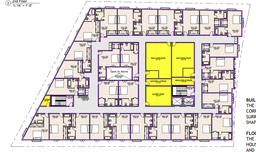
#> input picture 1.png, 256 x 152 px, shrunk from 1298 x 772 before the run
$ python -i preprocessing.py   (imports and definitions only)
#> lines starting #> are read from the running program, lines starting #| are printed output that depends on the picture; after the words box and inside, x2 and y2 are one past the last pixel; in counts of white or black regions, pixels touching at a corner belong together
import cv2
import numpy as np
import math
import statistics

def preprocess(image_path):
    # accepts a png screenshot of architectural plan
    # returns a grayscale image of the walls with furniture and text erased

#> called with image_path = '1.png'
    image = image_path

    img = cv2.imread(image, cv2.IMREAD_GRAYSCALE)
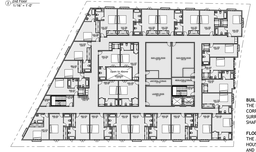
#> img: shape (152, 256); min 0, max 255, mean 217.2
    rows, cols = img.shape[:2]
#> rows = 152; cols = 256

    # threshold (part of binarization)
    _, binary = cv2.threshold(img, 200, 255, cv2.THRESH_BINARY_INV)
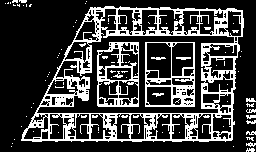
#> binary: shape (152, 256); 24% white in thin lines or dots

    def in_bounds(row,col):
        return 0 <= row < rows and 0 <= col < cols

    def get_neighbors(row, col, to_edit):
        neighbors = []
        directions = [(-1, -1), (-1, 0), (-1, 1),
                    ( 0, -1),          ( 0, 1),
                    ( 1, -1), ( 1, 0), ( 1, 1)]
        for d_row, d_col in directions:
            n_row, n_col = row + d_row, col + d_col
            if in_bounds(n_row, n_col) and to_edit[n_row, n_col] == 255:
                neighbors.append((n_row, n_col))
        return neighbors

    def get_neighbors_v2(row, col, input_image):
        neighbors = []
        directions = [(-1, 0),( 0, -1),( 0, 1),( 1, 0)]
        for d_row, d_col in directions:
            n_row, n_col = row + d_row, col + d_col
            if in_bounds(n_row, n_col):
                neighbors.append((n_row, n_col))
        return neighbors

    def distance(p1, p2):
        """Manhattan distance between two pixels."""
        return abs(p1[0] - p2[0]) + abs( p1[1] - p2[1])

    def direction(p1, p2):
        d_row, d_col = p2[0] - p1[0], p2[1] - p1[1]
        length = math.hypot(d_row, d_col)
        return (d_row / length, d_col / length) if length > 0 else (0, 0)

    def angle_between(v1, v2):
        dot = v1[0]*v2[0] + v1[1]*v2[1]
        return math.acos(np.clip(dot, -1.0, 1.0))

    def follow_line(start, to_edit, visited, guess_length):
        stack = [start]
        path = []
        visited[start] = True
        prev_dir = None
        while stack:
            r, c = stack.pop()
            path.append((r, c))
            neighbors = get_neighbors(r, c, to_edit)
            neighbors = [(nr, nc) for nr, nc in neighbors]

            if not neighbors:
                continue

            best_dir = None

            if prev_dir:
                nr, nc = int(r + prev_dir[0]), int(c + prev_dir[1])
                if (nr, nc) in neighbors:
                    next_pixel = (nr, nc)
                else:
                    next_pixel = None

            else:
                for neighbor in neighbors:
                    dir = direction((r, c), (neighbor))
                    test_scalars = [r for r in range(0,guess_length,5)]
                    are_all_white = 1
                    for scalar in test_scalars:
                        tr, tc = int(r + scalar * dir[0]), int(c + scalar * dir[1])
                        if in_bounds(tr, tc):
                            is_white = to_edit[tr, tc] == 255
                            are_all_white &= is_white
                    if are_all_white == 1:
                        best_dir = dir
                if best_dir:
                    nr, nc = int(r + best_dir[0]), int(c + best_dir[1])
                    next_pixel = (nr, nc)
                    prev_dir = best_dir
                else:
                    next_pixel = None

            if next_pixel:
                visited[next_pixel] = True
                stack.append(next_pixel)

        return path

    min_length = 20
    max_angle_variation = 0.3

    result = np.zeros_like(binary)

    def erase_small_lines(input, length):
#> called with length = 20
        visited = np.zeros_like(binary, dtype=bool)

        result = input.copy()

        for row in range(rows):
            for col in range(cols):
                if result[row, col] == 255 and not visited[row, col]:
                    path = follow_line((row, col), result, visited, length)
                    if len(path) < length:
                        for(r, c) in path:
                            result[r, c] = 0
                    else:
                        for (r, c) in path:
                            result[r, c] = 255
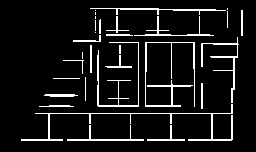
#> result: shape (152, 256); 8.1% white in thin lines or dots, all inside (x1, y1, x2, y2) = (21, 8, 243, 141)

        return result

    binary_filtered = erase_small_lines(binary, min_length)

    kernel = np.ones((8,8), np.uint8)
    small_closing = cv2.morphologyEx(binary_filtered, cv2.MORPH_CLOSE, kernel, iterations=1)
#> small_closing: shape (152, 256); 15.4% white; 2 white regions, box (x1, y1, x2, y2) and area: (22, 9, 240, 142) 5959, (242, 11, 244, 37) 52

    small_closing_filtered = erase_small_lines(small_closing, 70)
#> call 2 of erase_small_lines, with length = 70
#> after the loop in erase_small_lines (call 2), `for row in range(rows):`:
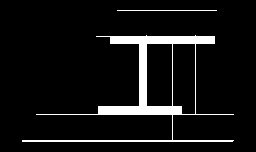
#> result: shape (152, 256); 7.5% white; 2 white regions, box (x1, y1, x2, y2) and area: (22, 35, 234, 142) 2802, (117, 10, 217, 11) 100

    kernel = np.ones((15,15), np.uint8)
    closing = cv2.morphologyEx(small_closing_filtered, cv2.MORPH_CLOSE, kernel, iterations=1)
#> closing: shape (152, 256); 7.7% white; 2 white regions, box (x1, y1, x2, y2) and area: (22, 35, 234, 142) 2906, (117, 10, 217, 11) 100

    kernel = np.ones((3,3), np.uint8)
    erode = cv2.morphologyEx(closing, cv2.MORPH_ERODE, kernel, iterations=2)
#> erode: shape (152, 256); 2.9% white; 1 white region, box (x1, y1, x2, y2) and area: (100, 38, 213, 113) 1138

    from skimage.morphology import skeletonize

    skeleton = skeletonize(erode // 255).astype(np.uint8) * 255
#> skeleton: shape (152, 256); 0.67% white in thin lines or dots, all inside (x1, y1, x2, y2) = (102, 39, 211, 111)

    kernel = cv2.getStructuringElement(cv2.MORPH_RECT, (3,3))
    uniform_lines = cv2.dilate(skeleton, kernel, iterations=1)
#> uniform_lines: shape (152, 256); 2% white; 1 white region, box (x1, y1, x2, y2) and area: (101, 38, 212, 112) 787
    uniform_lines = cv2.morphologyEx(uniform_lines, cv2.MORPH_CLOSE, kernel, iterations=1)

    kernel_up = np.array([[-1, -1, -1, -1, -1], [-1, 1, 1, 1, -1]])
    kernel_right = np.array([[-1, -1], [1, -1], [1, -1], [1, -1], [-1, -1]])
    kernel_down = np.array([[-1, 1, 1, 1, -1], [-1, -1, -1, -1, -1]])
    kernel_left = np.array([[-1, -1], [-1, 1], [-1, 1], [-1, 1], [-1, -1]])

    post_kernel_up = cv2.morphologyEx(uniform_lines, cv2.MORPH_HITMISS, kernel_up)
#> post_kernel_up: shape (152, 256); every value is 0
    post_kernel_right = cv2.morphologyEx(uniform_lines, cv2.MORPH_HITMISS, kernel_right)
#> post_kernel_right: shape (152, 256); 0.4% white in thin lines or dots, all inside (x1, y1, x2, y2) = (0, 0, 213, 152)
    post_kernel_down = cv2.morphologyEx(uniform_lines, cv2.MORPH_HITMISS, kernel_down)
#> post_kernel_down: shape (152, 256); 0.66% white in thin lines or dots, all inside (x1, y1, x2, y2) = (0, 0, 256, 43)
    post_kernel_left = cv2.morphologyEx(uniform_lines, cv2.MORPH_HITMISS, kernel_left)
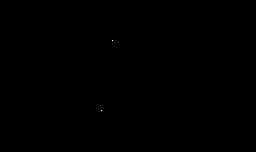
#> post_kernel_left: shape (152, 256); 0.01% white in thin lines or dots, all inside (x1, y1, x2, y2) = (101, 40, 113, 111)

    def find_white_pixels(input_image):
        locations = []
        for row in range(rows):
            for col in range(cols):
                if input_image[row, col] == 255:
                    locations.append((row, col))

        return locations

    locations_post_kernel = post_kernel_up + post_kernel_right + post_kernel_left + post_kernel_down

    locations = find_white_pixels(locations_post_kernel)

    locations_filtered = []
    for location in locations:
        if location[0] != 0 and location[1] != 0:
            locations_filtered.append(location)
#> this loop made 411 passes
#> location on passes 1 to 3: (0, 1), (0, 2), (0, 3)

    def fix_locations(location, input_image):
        closest_white_pixel = None
        closest_dist = math.inf

        for r in range(-5,5):
            for c in range(-5,5):
                if input_image[location[0] + r, location[1] + c] == 255:
                    dist = distance((location[0] + r, location[1] + c), location)
                    if dist < closest_dist:
                        closest_dist = dist
                        closest_white_pixel = location[0] + r, location[1] + c
        return closest_white_pixel

    def closest_noncontiguous_white_pixel(input_image, coord):
        starting_points = []
        directions = [(1, 0), (-1, 0), (0, 1), (0, -1)]
        for direction in directions:
            dist = 0
            while input_image[coord[0] + direction[0] * dist, coord[1] + direction[1] * dist] == 255 and dist < 3:
                dist += 1
            if input_image[coord[0] + direction[0] * dist, coord[1] + direction[1] * dist] == 0:
                starting_points.append((coord[0] + direction[0] * dist, coord[1] + direction[1] * dist))

        def is_white(coordinate, image):
            return image[coordinate[0], coordinate[1]] == 255

        for starting_point in starting_points:
            length = math.sqrt((coord[0] - starting_point[0]) ** 2 +  (coord[1] - starting_point[1]) ** 2)
            case = (int((starting_point[0] - coord[0]) / length), int(((starting_point[1] - coord[1]) / length)))
            if length == 1:
                visited = set()

                import queue
                q = queue.Queue()
                q.put(starting_point)

                while not q.empty():
                    curr = q.get()
                    if curr in visited:
                        continue
                    visited.add(curr)

                    # case-based neighbor filtering
                    if case == (1, 0): # positive row direction
                        neighbors = [neighbor for neighbor in get_neighbors_v2(curr[0], curr[1], input_image) if neighbor[0] > starting_point[0]]
                    elif case == (-1, 0): # negative row direction
                        neighbors = [neighbor for neighbor in get_neighbors_v2(curr[0], curr[1], input_image) if neighbor[0] < starting_point[0]]
                    elif case == (0, 1): # positive col direction
                        neighbors = [neighbor for neighbor in get_neighbors_v2(curr[0], curr[1], input_image) if neighbor[1] > starting_point[1]]
                    elif case == (0, -1):
                        neighbors = [neighbor for neighbor in get_neighbors_v2(curr[0], curr[1], input_image) if neighbor[1] < starting_point[1]]

                    for neighbor in neighbors:
                        if neighbor in visited:
                            continue
                        if not is_white(neighbor, input_image):
                            q.put(neighbor)
                        elif distance(starting_point, neighbor) > 2:
                            return (neighbor, distance(coord, neighbor))
                return (None, None)

    kernel = cv2.getStructuringElement(cv2.MORPH_RECT, (3,3))
    uniform_lines = cv2.morphologyEx(uniform_lines, cv2.MORPH_CLOSE, kernel)

    fixed_locations = []
    for location in locations_filtered:
        if uniform_lines[location[0], location[1]] == 255:
            fixed_locations.append(location)
        if uniform_lines[location[0], location[1]] == 0:
            fixed_locations.append(fix_locations(location, uniform_lines))
#> this loop made 5 passes
#> location on passes 1 to 5: (39, 212), (40, 112), (42, 113), (109, 194), (110, 101)

    locations_and_distances = {}
    for location in fixed_locations:
        if uniform_lines[location[0], location[1]] == 255:
            result = closest_noncontiguous_white_pixel(uniform_lines, location)
            if result[0] != None:
                locations_and_distances[location] = (result[0], result[1])
#> this loop made 5 passes
#> location on passes 1 to 5: (39, 211), (40, 112), (41, 113), (109, 193), (110, 101)

    distances = [ item[1] for item in locations_and_distances ]

    uniform_lines_closed = uniform_lines.copy()

    for location in fixed_locations:
        if location in locations_and_distances:
            other_point = locations_and_distances[location][0]

            dr = other_point[0] - location[0]
            dc = other_point[1] - location[1]

            num_pixels_drawn = 0

            if dc > 0:
                for col in range(dc):
                    uniform_lines_closed[location[0], location[1] + col] = 255
                    num_pixels_drawn += 1
            elif dc < 0:
                for col in range(0, dc, -1):
                    uniform_lines_closed[location[0], location[1] + col] = 255
                    num_pixels_drawn += 1

            if dr > 0:
                for row in range(dr):
                    uniform_lines_closed[location[0] + row, location[1]] = 255
                    num_pixels_drawn += 1
            elif dr < 0:
                for row in range(0, dr, -1):
                    uniform_lines_closed[location[0] + row, location[1]] = 255
                    num_pixels_drawn += 1
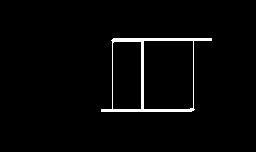
#> uniform_lines_closed: shape (152, 256); 2.4% white; 1 white region, box (x1, y1, x2, y2) and area: (101, 38, 212, 112) 950

    final = cv2.dilate(uniform_lines_closed, kernel, iterations=1)
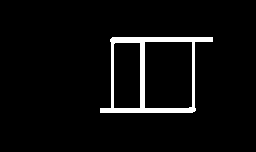
#> final: shape (152, 256); 4.5% white; 1 white region, box (x1, y1, x2, y2) and area: (100, 37, 213, 113) 1744

    return final

>>> result = preprocess('1.png')

$ run again, on 2.png
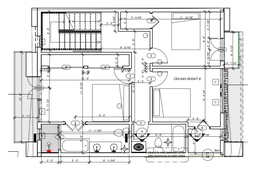
#> input picture 2.png, 256 x 169 px, shrunk from 983 x 649 before the run
#> in preprocess, `_, binary = cv2.threshold(img, 200, 255, cv2.THRESH_BINARY_INV)`:
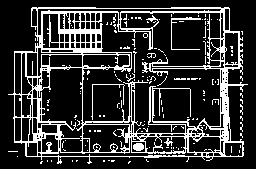
#> binary: shape (169, 256); 20.1% white in thin lines or dots, all inside (x1, y1, x2, y2) = (8, 7, 248, 164)
#> small_closing: shape (169, 256); 22.9% white; 2 white regions, box (x1, y1, x2, y2) and area: (9, 8, 249, 161) 9834, (122, 28, 154, 50) 84
#> closing: shape (169, 256); 14.4% white; 1 white region, box (x1, y1, x2, y2) and area: (15, 8, 244, 158) 6242
#> erode: shape (169, 256); 5.9% white; 2 white regions, box (x1, y1, x2, y2) and area: (40, 10, 229, 156) 2186, (17, 55, 21, 142) 348
#> skeleton: shape (169, 256); 1.7% white in thin lines or dots, all inside (x1, y1, x2, y2) = (18, 11, 229, 156)
#> uniform_lines: shape (169, 256); 5.2% white; 2 white regions, box (x1, y1, x2, y2) and area: (42, 10, 230, 157) 1963, (17, 54, 21, 142) 266
#> post_kernel_up: shape (169, 256); 0% white in thin lines or dots, all inside (x1, y1, x2, y2) = (19, 54, 20, 55)
#> post_kernel_right: shape (169, 256); 0.4% white in thin lines or dots
#> post_kernel_down: shape (169, 256); 0.6% white in thin lines or dots, all inside (x1, y1, x2, y2) = (0, 0, 256, 143)
#> post_kernel_left: shape (169, 256); 0% white in thin lines or dots, all inside (x1, y1, x2, y2) = (42, 84, 45, 156)
#> the loop in preprocess, `for location in locations:` made 430 passes
#> location on passes 1 to 3: (0, 1), (0, 2), (0, 3)
#> the loop in preprocess, `for location in locations_filtered:` made 7 passes
#> location on passes 1 to 7: (11, 230), (54, 19), (60, 119), (84, 42), (86, 43), (142, 18), (155, 44)
#> the loop in preprocess, `for location in fixed_locations:` made 7 passes
#> location on passes 1 to 7: (11, 229), (54, 19), (60, 118), (84, 42), (85, 43), (141, 18), (155, 44)
#> in preprocess, `final = cv2.dilate(uniform_lines_closed, kernel, iterations=1)`:
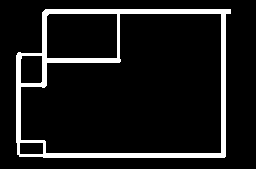
#> final: shape (169, 256); 9.8% white; 1 white region, box (x1, y1, x2, y2) and area: (16, 9, 231, 158) 4231
